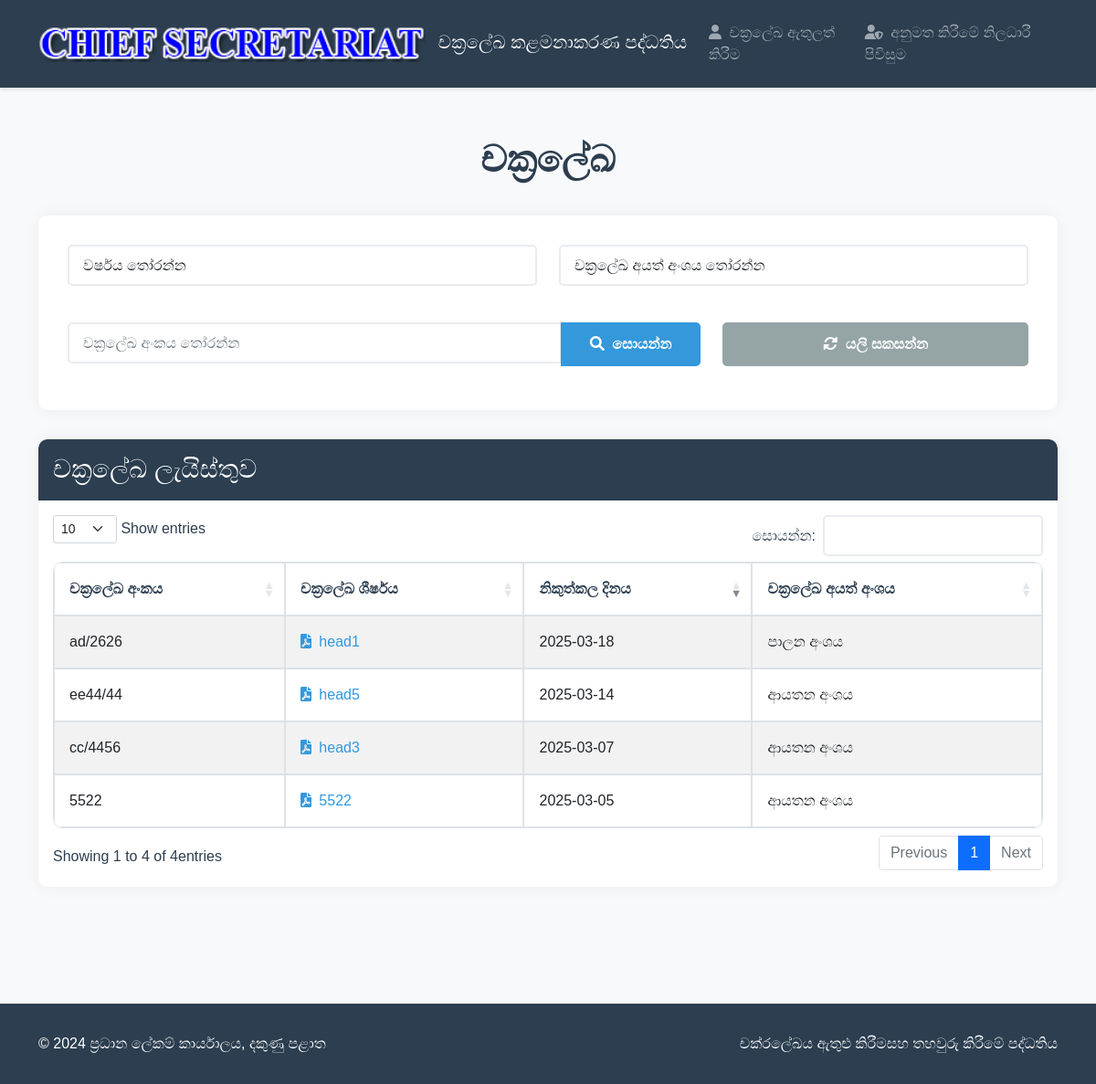
The page /select.php on the database its author committed.
### tables this page shows
CREATE TABLE IF NOT EXISTS `c_tbl` (
  `c_id` int NOT NULL AUTO_INCREMENT,
  `c_sec` varchar(50) NOT NULL,
  `c_num` varchar(50) NOT NULL,
  `c_head` varchar(100) NOT NULL,
  `c_date` date NOT NULL,
  `c_file` varchar(50) NOT NULL,
  `confirm` int NOT NULL,
  PRIMARY KEY (`c_id`)
);

### select.php (the view, shortened to what this page needs)
<?php
include 'conn/dbase.php';
try {
    $query = "SELECT c_num, c_head, c_date, c_sec, c_file FROM c_tbl WHERE confirm=1 order by c_date desc";
    $stmt = $conn->query($query);
    $data = $stmt->fetchAll(PDO::FETCH_ASSOC);
} catch (PDOException $e) {
    echo "Error: " . $e->getMessage();
}
?>
<!DOCTYPE html>
<html lang="si">
<head>
    <link href="https://cdn.jsdelivr.net/npm/bootstrap@5.1.3/dist/css/bootstrap.min.css" rel="stylesheet">
    <link href="https://cdnjs.cloudflare.com/ajax/libs/font-awesome/6.0.0/css/all.min.css" rel="stylesheet">
    <link href="https://cdn.datatables.net/1.11.5/css/dataTables.bootstrap5.min.css" rel="stylesheet">
</head>
<body>
    <nav class="navbar navbar-expand-lg navbar-dark">
        <div class="container">
            <a class="navbar-brand" href="#">
                <img src="images/get.png" alt="Logo" class="me-2">
                චක්‍රලේඛ කළමනාකරණ පද්ධතිය
            </a>
            <div class="collapse navbar-collapse" id="navbarNav">
                <ul class="navbar-nav ms-auto">
                    <li class="nav-item">
                        <a class="nav-link" href="login.php">
                            <i class="fas fa-user me-1"></i> චක්‍රලේඛ ඇතුලත් කිරීම
                        </a>
                    </li>
                    <li class="nav-item">
                        <a class="nav-link" href="ao_login.php">
                            <i class="fas fa-user-shield me-1"></i> අනුමත කිරීමේ නිලධාරී පිවිසුම
                        </a>
                    </li>
                </ul>
            </div>
        </div>
    </nav>
    <div class="container py-5">
                <div class="logo_1">චක්‍රලේඛ</div>
        <div class="search-section">
            <div class="row mb-4">
                <div class="col-md-6 mb-3">
                    <select id="searchCircularYear" class="form-control">
                        <option value="">වර්ෂය තෝරන්න</option>
                        </select>
                </div>
                <div class="col-md-6 mb-3">
                    <select id="searchCircularSection" class="form-control">
                            <option value="">චක්‍රලේඛ අයත් අංශය තෝරන්න</option>
                        </select>
                        </div>
                    </div>
            <div class="row">
                <div class="col-md-8 mb-3">
                        <div class="input-group">
                        <input type="text" id="searchCircularIndex" class="form-control" placeholder="චක්‍රලේඛ අංකය තෝරන්න">
                        <button class="btn btn-primary" id="btnSearchCircularIndex">
                            <i class="fas fa-search me-1"></i> සොයන්න
                        </button>
                    </div>
                </div>
                <div class="col-md-4 mb-3">
                    <button id="refreshButton" class="btn btn-secondary w-100">
                        <i class="fas fa-sync-alt me-1"></i> යලි සකසන්න
                    </button>
                </div>
            </div>
        </div>
        <div class="card">
            <div class="card-header">
                <h3 class="mb-0">චක්‍රලේඛ ලැයිස්තුව</h3>
  </div>
            <div class="card-body">
                <div class="table-responsive">
                    <table id="dataTable" class="table table-striped">
            <thead>
                <tr>
                    <th>චක්‍රලේඛ අංකය</th>
                    <th>චක්‍රලේඛ ශීර්ෂය</th>
                    <th>නිකුත්කල දිනය</th>
                    <th>චක්‍රලේඛ අයත් අංශය</th>
                </tr>
            </thead>
            <tbody>
                 <?php foreach ($data as $row): ?>
                <tr>
                    <td><?= $row['c_num'] ?></td>
                                <td>
                                    <a href="uploads/<?=$row['c_file']?>" target="_blank">
                                        <i class="fas fa-file-pdf me-1"></i>
                                        <?= $row['c_head'] ?>
                                    </a>
                                </td>
                                <td><?= date('Y-m-d', strtotime($row['c_date'])) ?></td>
                    <td><?= $row['c_sec'] ?></td>
                </tr>
                <?php endforeach; ?>
            </tbody>
        </table>
    </div>
        </div>
    </div>
</div>
    <footer class="footer">
		<div class="container">
			<div class="row">
				<div class="col-md-6">
                    <p class="mb-0">© 2024 ප්‍රධාන ලේකම් කාර්යාලය, දකුණු පළාත</p>
				</div>
                <div class="col-md-6 text-end">
                    <a href="login.php" class="text-white">චක්රලේඛය ඇතුළු කිරීමසහ තහවුරු කිරීමේ පද්ධතිය</a>
				</div>
			</div>
		</div>
    </footer>
</body>
</html>

### select.php (style rules this page uses)
:root { --primary-color: #2c3e50; --secondary-color: #3498db; --accent-color: #e74c3c; --background-color: #f8f9fa; --text-color: #2c3e50; }
body { font-family: 'Arial Unicode MS', 'Iskoola Pota', sans-serif; background-color: var(--background-color); color: var(--text-color); }
.navbar { background-color: var(--primary-color) !important; padding: 1rem; box-shadow: 0 2px 4px rgba(0,0,0,0.1); }
.navbar-brand img { height: 40px; }
.card { border: none; border-radius: 10px; box-shadow: 0 0 20px rgba(0,0,0,0.05); margin-bottom: 2rem; }
.card-header { background-color: var(--primary-color); color: white; border-radius: 10px 10px 0 0 !important; padding: 1rem; }
.form-control { height: 45px; border: 2px solid #e9ecef; border-radius: 5px; padding: 8px 15px; font-size: 1rem; transition: all 0.3s; }
.btn-primary { background-color: var(--secondary-color); border: none; padding: 0.75rem 2rem; border-radius: 5px; font-weight: 600; transition: all 0.3s; }
.btn-secondary { background-color: #95a5a6; border: none; padding: 0.75rem 2rem; border-radius: 5px; font-weight: 600; transition: all 0.3s; }
.table { background-color: white; border-radius: 10px; overflow: hidden; border: 1px solid #dee2e6; }
.table thead th { background-color: white; color: var(--text-color); border: 1px solid #dee2e6; padding: 1rem; font-weight: bold; }
.table td { padding: 1rem; vertical-align: middle; border: 1px solid #dee2e6; }
.footer { background-color: var(--primary-color); color: white; padding: 2rem 0; margin-top: 3rem; }
.logo_1 { font-size: 2.5rem; font-weight: bold; color: var(--primary-color); text-align: center; margin-bottom: 2rem; }
.search-section { background-color: white; padding: 2rem; border-radius: 10px; box-shadow: 0 0 20px rgba(0,0,0,0.05); margin-bottom: 2rem; }
a { color: var(--secondary-color); text-decoration: none; transition: all 0.3s; }

### rows shown on the page
c_tbl: c_num "ad/2626", c_head "head1", c_date "2025-03-18", c_sec "පාලන අංශය"
c_tbl: c_num "ee44/44", c_head "head5", c_date "2025-03-14", c_sec "ආයතන අංශය"
c_tbl: c_num "cc/4456", c_head "head3", c_date "2025-03-07", c_sec "ආයතන අංශය"
c_tbl: c_num "5522", c_head "5522", c_date "2025-03-05", c_sec "ආයතන අංශය"
